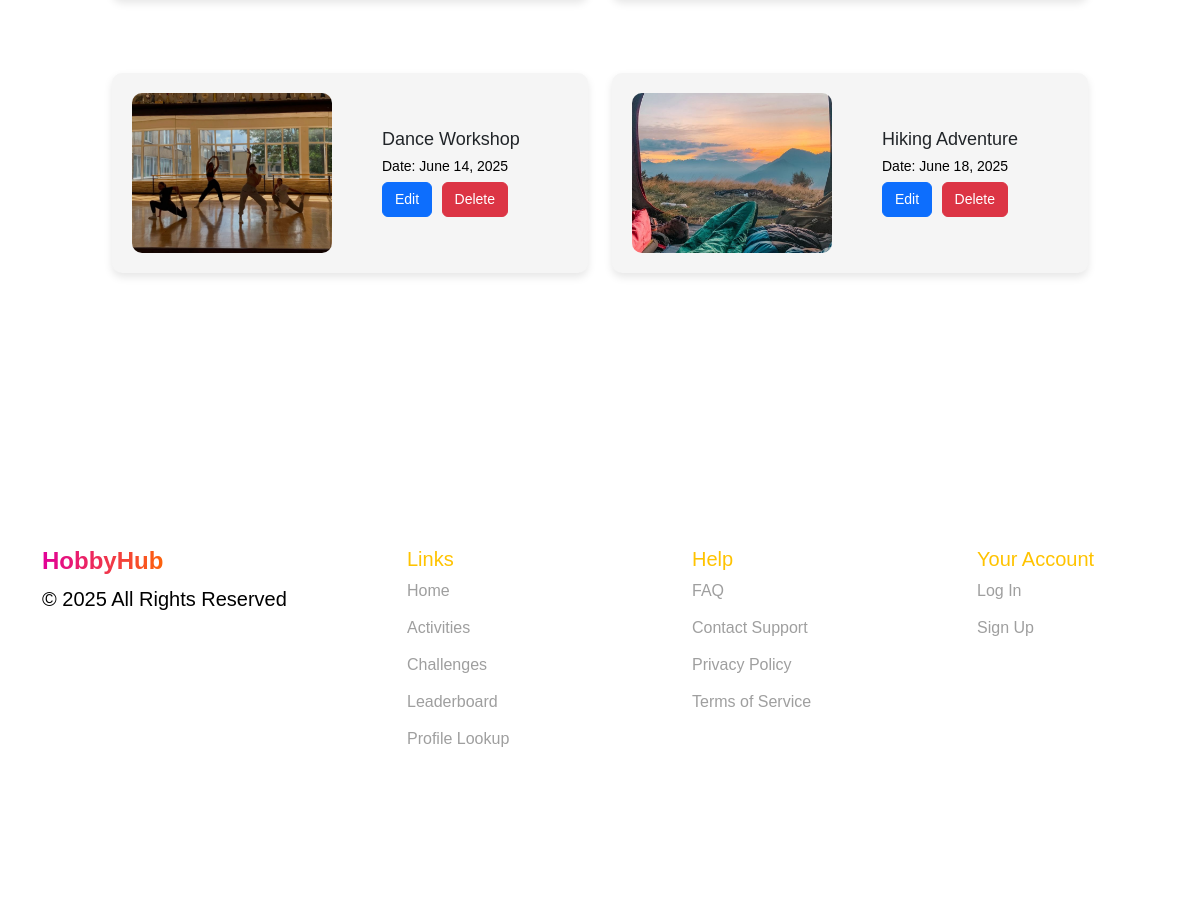
Page /organizer/ (signed in, lower part) on the earlier database version.
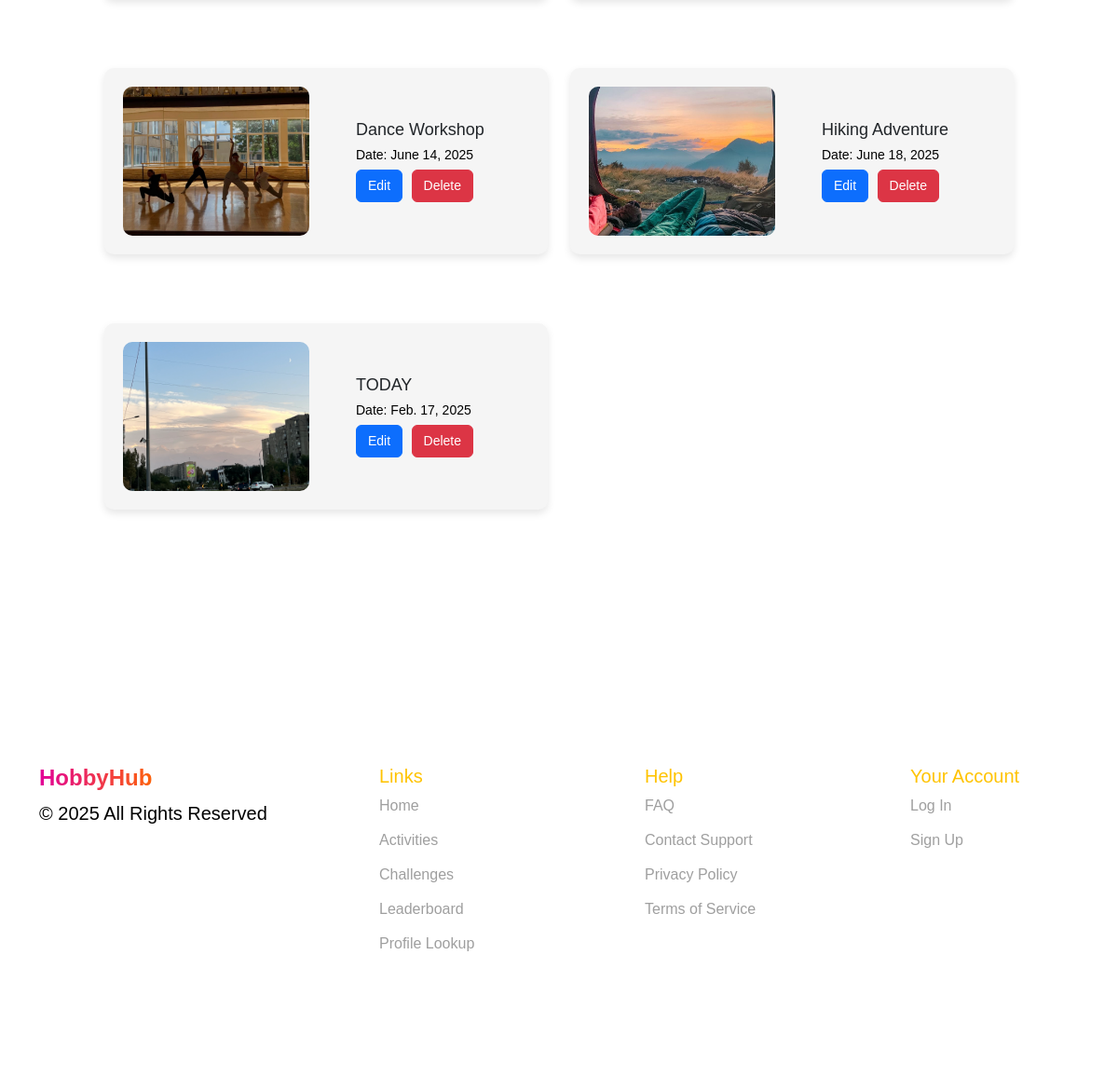
Same page on the later database version.
### events/models.py (models this page shows, shortened)
class Event(models.Model):
    title = models.CharField(max_length=150)
    description = models.TextField()
    location = models.CharField(max_length=250)
    date = models.DateField()
    time = models.TimeField()
    hobby_type = models.CharField(max_length=150)
    image = models.ImageField(upload_to='event_images/', null=True, blank=True)

### events/views.py (the view)
# urls.py: path('organizer/', organizer_view, name='organizer_view'),
@role_required("organizer")
def organizer_view(request):
    events = Event.objects.all()
    return render(request, 'organizer.html', {'events': events})

### events/views.py (called while the page is built)
def role_required(role):
    def decorator(view_func):
        @wraps(view_func)
        def wrapper(request, *args, **kwargs):
            if role == "employee" and not request.session.get("nickname"):
                return redirect(f"/sign_in/?next={request.get_full_path()}")
            if role == "organizer" and not request.session.get("company_id"):
                return redirect(f"/sign_in/?next={request.get_full_path()}")
            return view_func(request, *args, **kwargs)
        return wrapper
    return decorator

### events/templates/organizer.html (shortened to what this page needs)
<!DOCTYPE html>
<html lang="en">
<head>
    {% load static %}
    <link rel="stylesheet" href="https://cdn.jsdelivr.net/npm/bootstrap@5.3.0/dist/css/bootstrap.min.css">
    <link rel="stylesheet" href="{% static 'css/all.css' %}">
    <link href="https://fonts.cdnfonts.com/css/gilroy-bold" rel="stylesheet">
</head>
<body>
    <section class="your-activities">
        <div class="container mt-5">
            <div class="row mt-4">
                {% for event in events %}
                <div class="col-md-6 mb-4" id="activities">
                    <div class="activity-card">
                            <img src="{{ event.image.url }}" class="activity-img" alt="{{ event.title }}" width="200">
                            <div class="activity-info">
                                <h5>{{ event.title }}</h5>
                                <p>Date: {{ event.date }}</p>
                                <button class="btn btn-primary">Edit</button>
                                <button class="btn btn-danger">Delete</button>
                            </div>
                        </div>
                    </div>
                {% endfor %}
            </div>
        </div>
    </section>
    <footer class="footer">
        <div class="container">
            <div class="row">
                <div class="col-md-3">
                    <h4 class="fw-bold gradient-text">HobbyHub</h4>
                    <p>© 2025 All Rights Reserved</p>
                </div>
                <div class="col-md-3">
                    <h5>Links</h5>
                    <ul>
                        <li><a href="#">Home</a></li>
                        <li><a href="#">Activities</a></li>
                        <li><a href="#">Challenges</a></li>
                        <li><a href="#">Leaderboard</a></li>
                        <li><a href="#">Profile Lookup</a></li>
                    </ul>
                </div>
                <div class="col-md-3">
                    <h5>Help</h5>
                    <ul>
                        <li><a href="#">FAQ</a></li>
                        <li><a href="#">Contact Support</a></li>
                        <li><a href="#">Privacy Policy</a></li>
                        <li><a href="#">Terms of Service</a></li>
                    </ul>
                </div>
                <div class="col-md-3">
                    <h5>Your Account</h5>
                    <ul>
                        <li><a href="#">Log In</a></li>
                        <li><a href="#">Sign Up</a></li>
                    </ul>
                </div>
            </div>
        </div>
    </footer>
</body>
</html>

### events/static/css/guest-styles.css (style rules this page uses)
html { scroll-behavior: smooth; }
body { font-family: 'Gilroy-bold', sans-serif; background-color: #F5F5F5; }
p { color: #000000; font-weight: 400; font-size: 20px; }
.gradient-text { background: linear-gradient(90deg, #E10098 0%, #FF6A00 50%, #FFC300 100%); -webkit-background-clip: text; -webkit-text-fill-color: transparent; font-weight: bold; }
.footer { height: 450px; background: #FFFFFF; color: black; padding: 100px 0; }
.footer h5 { padding-left: 80px; color: #FFC300; }
.footer ul { list-style: none; display: flex; flex-direction: column; padding-left: 50px; }
.footer ul li { margin-bottom: 13px; }
.footer ul li a { color: #9F9F9F; text-decoration: none; padding-left: 30px; }

### events/static/css/organizer-styles.css (style rules this page uses)
body { font-family: 'Gilroy-bold', sans-serif; background-color: #F5F5F5; }
p { color: #000000; font-weight: 400; font-size: 20px; }
.gradient-text { background: linear-gradient(90deg, #E10098 0%, #FF6A00 50%, #FFC300 100%); -webkit-background-clip: text; -webkit-text-fill-color: transparent; font-weight: bold; }
.footer { height: 450px; background: #FFFFFF; color: black; padding: 100px 0; }
.footer h5 { padding-left: 80px; color: #FFC300; }
.footer ul { list-style: none; display: flex; flex-direction: column; padding-left: 50px; }
.footer ul li { margin-bottom: 13px; }
.footer ul li a { color: #9F9F9F; text-decoration: none; padding-left: 30px; }
.your-activities { padding: 100px; background-color: #FFFFFF; }
.activity-card { display: flex; align-items: center; background: #F5F5F5; padding: 20px; border-radius: 10px; box-shadow: 0 4px 8px rgba(0, 0, 0, 0.1); margin-bottom: 50px; }
.activity-img { width: 200px; height: 160px; border-radius: 10px; object-fit: cover; margin-right: 50px; }
.activity-info h5 { font-family: 'Gilroy-Bold', sans-serif; margin: 0; font-size: 18px; }
.activity-info p { margin: 5px 0; font-size: 14px; }
.btn { font-size: 14px; margin-right: 5px; }

### events/static/css/user-styles.css (style rules this page uses)
body { overflow-x: hidden; }

### events/static/css/profile.css (style rules this page uses)
.activity-card { border-radius: 10px; overflow: hidden; transition: transform 0.3s; }

### events/static/css/employees.css (style rules this page uses)
body { font-family: 'Gilroy-bold', sans-serif; background-color: #F5F5F5; }

Differences in the rows shown:
added Event: image (picture), title "TODAY", date "Feb. 17, 2025"
